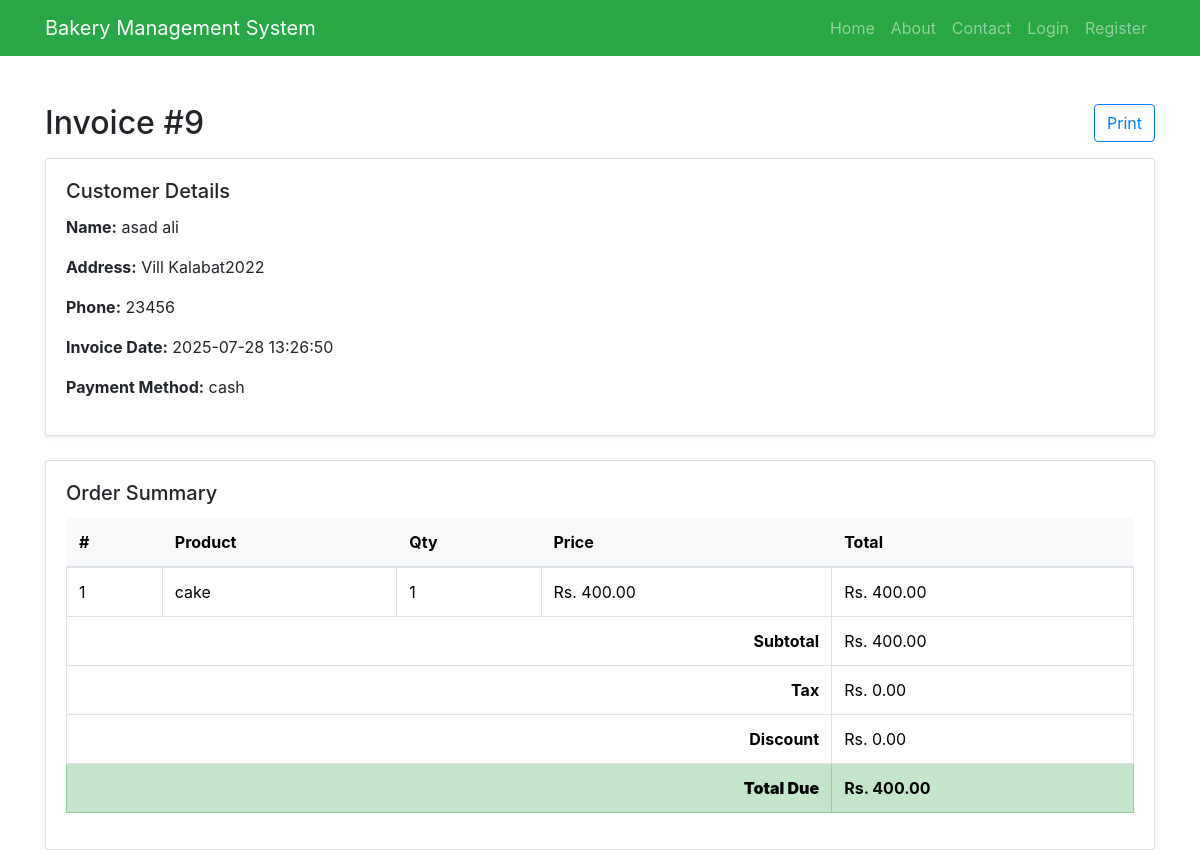
Screenshot of /dashboard/invoices/invoice.php?invoice_id=9 with the database file from the repository.
### tables this page shows
CREATE TABLE `invoices` (
  `invoice_id` int(11) NOT NULL,
  `order_id` int(11) DEFAULT NULL,
  `invoice_date` datetime DEFAULT current_timestamp(),
  `tax` decimal(10,2) DEFAULT 0.00,
  `discount` decimal(10,2) DEFAULT 0.00,
  `total_due` decimal(10,2) DEFAULT NULL,
  `payment_method` enum('cash','card','online') DEFAULT NULL
);

CREATE TABLE `customers` (
  `customer_id` int(11) NOT NULL,
  `full_name` varchar(100) NOT NULL,
  `username` varchar(100) DEFAULT NULL,
  `email` varchar(100) DEFAULT NULL,
  `password` varchar(255) NOT NULL,
  `phone` varchar(20) DEFAULT NULL,
  `address` text DEFAULT NULL,
  `loyalty_points` int(11) DEFAULT 0,
  `is_active` tinyint(1) DEFAULT 1,
  `last_login` datetime DEFAULT NULL,
  `created_at` timestamp NOT NULL DEFAULT current_timestamp()
);

CREATE TABLE `order_items` (
  `order_item_id` int(11) NOT NULL,
  `order_id` int(11) DEFAULT NULL,
  `product_id` int(11) DEFAULT NULL,
  `quantity` int(11) DEFAULT NULL,
  `price` decimal(10,2) DEFAULT NULL
);

CREATE TABLE `products` (
  `product_id` int(11) NOT NULL,
  `name` varchar(100) NOT NULL,
  `description` text DEFAULT NULL,
  `category` varchar(50) DEFAULT NULL,
  `price` decimal(10,2) NOT NULL,
  `image` varchar(255) DEFAULT NULL,
  `is_available` tinyint(1) DEFAULT 1,
  `created_at` timestamp NOT NULL DEFAULT current_timestamp()
);

### dashboard/invoices/invoice.php (the view, shortened to what this page needs)
<?php
$baseURL = '/bakery';
$projectRoot = $_SERVER['DOCUMENT_ROOT'] . $baseURL;
require_once $projectRoot . '/header.php';
$invoice_id = $_GET['invoice_id'] ?? 0;
$stmt = $conn->prepare("
    SELECT i.*, o.*, c.full_name, c.phone, c.address
    FROM invoices i
    JOIN orders o ON i.order_id = o.order_id
    JOIN customers c ON o.customer_id = c.customer_id
    WHERE i.invoice_id = ?");
$stmt->bind_param("i", $invoice_id);
$stmt->execute();
$data = $stmt->get_result()->fetch_assoc();
$items = $conn->query("
    SELECT oi.*, p.name
    FROM order_items oi
    JOIN products p ON oi.product_id = p.product_id
    WHERE oi.order_id = {$data['order_id']}");
?>
<div class="container mt-5" id="invoice-content">
    <div class="d-flex justify-content-between align-items-center mb-3">
        <h2 class="mb-0">Invoice #<?= $invoice_id ?></h2>
        <button class="btn btn-outline-primary" onclick="window.print()">
            <i class="bi bi-printer"></i> Print
        </button>
    </div>
    <div class="card shadow-sm mb-4">
        <div class="card-body">
            <h5 class="card-title">Customer Details</h5>
            <p><strong>Name:</strong> <?= $data['full_name'] ?></p>
            <p><strong>Address:</strong> <?= $data['address'] ?></p>
            <p><strong>Phone:</strong> <?= $data['phone'] ?></p>
            <p><strong>Invoice Date:</strong> <?= $data['invoice_date'] ?></p>
            <p><strong>Payment Method:</strong> <?= $data['payment_method'] ?></p>
        </div>
    </div>
    <div class="card shadow-sm">
        <div class="card-body">
            <h5 class="card-title">Order Summary</h5>
            <div class="table-responsive">
                <table class="table table-bordered table-hover align-middle">
                    <thead class="table-light">
                        <tr>
                            <th>#</th>
                            <th>Product</th>
                            <th>Qty</th>
                            <th>Price</th>
                            <th>Total</th>
                        </tr>
                    </thead>
                    <tbody>
                        <?php
                        $i = 1; $total = 0;
                        while ($item = $items->fetch_assoc()):
                            $sub = $item['quantity'] * $item['price'];
                            $total += $sub;
                        ?>
                        <tr>
                            <td><?= $i++ ?></td>
                            <td><?= htmlspecialchars($item['name']) ?></td>
                            <td><?= $item['quantity'] ?></td>
                            <td>Rs. <?= number_format($item['price'], 2) ?></td>
                            <td>Rs. <?= number_format($sub, 2) ?></td>
                        </tr>
                        <?php endwhile; ?>
                        <tr>
                            <th colspan="4" class="text-end">Subtotal</th>
                            <td>Rs. <?= number_format($total, 2) ?></td>
                        </tr>
                        <tr>
                            <th colspan="4" class="text-end">Tax</th>
                            <td>Rs. <?= number_format($data['tax'], 2) ?></td>
                        </tr>
                        <tr>
                            <th colspan="4" class="text-end">Discount</th>
                            <td>Rs. <?= number_format($data['discount'], 2) ?></td>
                        </tr>
                        <tr class="table-success">
                            <th colspan="4" class="text-end"><strong>Total Due</strong></th>
                            <td><strong>Rs. <?= number_format($data['total_due'], 2) ?></strong></td>
                        </tr>
                    </tbody>
                </table>
            </div>
        </div>
    </div>
</div>

### rows the page displays
invoices: customers.full_name "asad ali", customers.address "Vill Kalabat2022", customers.phone "23456", invoice_date "2025-07-28 13:26:50", payment_method "cash", tax "0.00", discount "0.00", total_due "400.00"
order_items: product.name "cake", quantity "1", price "400.00"

### other values shown
$invoice_id "9"
$total "400.00"
